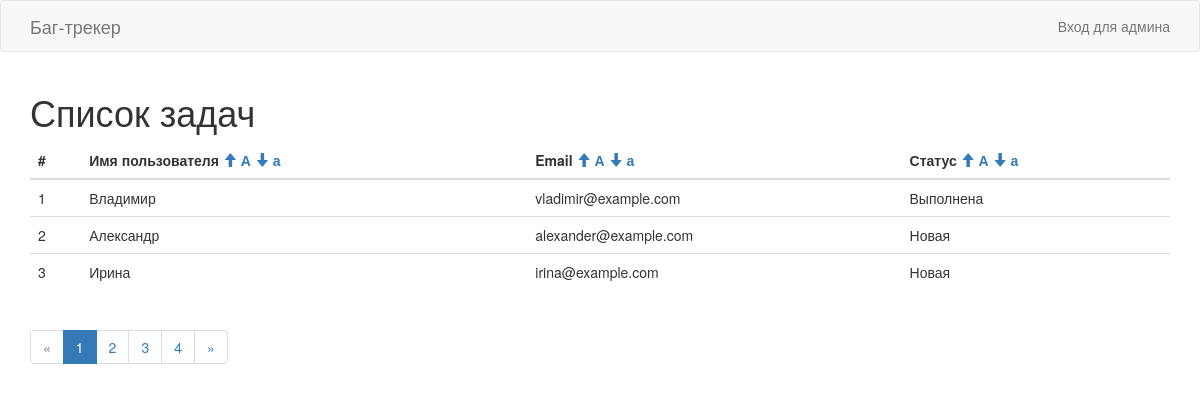
The page / on the database its author committed.
### tables this page shows
CREATE TABLE tasks (
  id INT UNSIGNED NOT NULL AUTO_INCREMENT PRIMARY KEY,
  username VARCHAR(50) NOT NULL,
  email VARCHAR(255) NOT NULL,
  task TEXT NOT NULL,
  image VARCHAR(255),
  status ENUM('finished', 'new') NOT NULL DEFAULT 'new'
) DEFAULT;

### src/Controller/AbstractController.php (called while the page is built, shortened)
<?php
abstract class AbstractController
{
    protected function render($templateName, $params = [])
    {
        \extract($params);
        include dirname(dirname(__FILE__)). DIRECTORY_SEPARATOR . 'views' . DIRECTORY_SEPARATOR . $templateName;
        include dirname(dirname(__FILE__)). DIRECTORY_SEPARATOR . 'views/layouts/main.php';
    }
}

### src/Controller/TasksController.php (called while the page is built, shortened)
<?php
class TasksController extends AbstractController
{
    public function indexAction()
    {
        $title = 'Список задач';
        $page = isset($_GET['page']) ? $_GET['page'] : 1;
        $sort = isset($_GET['sort']) ? $_GET['sort'] : null;
        $taskMapper = Application::getInstance()->task_mapper;
        $totalTasksCount = $taskMapper->getTotalItemsCount();
        $pager = Application::getInstance()->pager_tasks_list;
        $pager->setCurrentPage($page);
        $pager->setTotalCount($totalTasksCount);
        $tasks = $taskMapper->findAllByLimitWithSort($sort, $pager->getPerPage(), $pager->getOffset());
        $this->render('tasks/index.php', [
            'title' => $title,
            'tasks' => $tasks,
            'pager' => $pager,
        ]);
    }
}

### src/Application.php (called while the page is built, shortened)
<?php
class Application
{
    private static $instance;
	private $container;
	private $config;
	public function __construct($config = [])
    {
        $this->config = $config;
    }
    public function run()
    {
        $actionName = $this->router->getAction();
        $controller = new $controllerName();
        if (empty($actionName)) {
            $actionName = $controller->getDefaultAction();
        }
        $controller->{$actionName}();
    }
    public static function getInstance($config = [])
    {
        if (empty(self::$instance)) {
            self::$instance = new self($config);
        }
        return self::$instance;
    }
    private function bootstrap()
    {
        $this->container = new Container();
    }
    private function loadComponents()
    {
        $components = $this->mergeUserComponents();
        foreach ($components as $name => $config) {
            $this->container->{$name} = $this->container->asShared(function ($c) use ($config) {
                $className = $config['class'];
                $props = isset($config['props']) ? $config['props'] : [];
                $dependencies = isset($config['depends']) ? $config['depends'] : [];
                return new $className($props, $dependencies);
            });
        }
    }
    private function mergeUserComponents()
    {
        $userComponents = isset($this->config['components']) ? $this->config['components'] : [];
        $coreComponents = $this->getCoreComponentsList();
        $finalSet = $coreComponents;
        foreach ($userComponents as $name => $componentConfig) {
            if (!isset($finalSet[$name])) {
                $finalSet[$name] = $componentConfig;
                continue;
            }
        }
        return $finalSet;
    }
    private function getCoreComponentsList()
    {
        return [
            'router' => ['class' => \App\Components\Router::class],
        ];
    }
	public function __get($serviceName)
    {
        return $this->container->{$serviceName};
    }
}

### index.php (called while the page is built, shortened)
<?php
spl_autoload_register(function ($class) {
    $srcDir = ROOT_DIR . DIRECTORY_SEPARATOR . 'src';
    $namespaceParts = explode('\\', $class);
});
$config = require ROOT_DIR . DIRECTORY_SEPARATOR . 'config/main.php';
$app = App\Application::getInstance($config);
$app->run();

### src/Helper/Html.php (called while the page is built, shortened)
<?php
class Html
{
    public static function currentUri()
    {
        return parse_url($_SERVER['REQUEST_URI'], PHP_URL_PATH);
    }
    public static function currentUriWithQuery($params = [])
    {
        $uri = self::currentUri();
        $queryString = http_build_query($params);
        return $uri.'?'.$queryString;
    }
}

### src/DI/Container.php (called while the page is built, shortened)
<?php
class Container
{
	protected $values = [];
    public function __set($id, $value)
	{
		$this->values[$id] = $value;
	}
    public function __get($id)
	{
		return is_callable($this->values[$id])
            ? $this->values[$id]($this)
            : $this->values[$id];
	}
    public function asShared($callable)
	{
		return function ($c) use ($callable)
		{
			static $object;
			if (empty($object)) {
				$object = $callable($c);
			}
			return $object;
		};
	}
}

### src/Helper/Pager.php (called while the page is built, shortened)
<?php
class Pager extends AbstractComponent
{
    protected $perPage = 5;
    protected $currentPage;
    protected $totalCount;
    public function setCurrentPage($currentPage)
    {
        $this->currentPage = $currentPage;
    }
    public function getPerPage()
    {
        return $this->perPage;
    }
    public function setTotalCount($totalCount)
    {
        $this->totalCount = $totalCount;
    }
    public function getTotalPages()
    {
        return intval(ceil($this->totalCount/$this->perPage));
    }
    public function getOffset()
    {
        return ($this->currentPage - 1) * $this->perPage;
    }
    public function hasPagination()
    {
        return $this->getTotalPages() > 1;
    }
}

### src/Mapper/TaskMapper.php (called while the page is built, shortened)
<?php
class TaskMapper extends AbstractMapper
{
    public function findAllByLimit($limit = 0, $offset = 0)
    {
        $sql = "SELECT id, username, email, task, status, image
                FROM tasks LIMIT :limit OFFSET :offset";
        $stmt = $this->db->getConn()->prepare($sql);
        $stmt->bindValue(':limit', $limit, \PDO::PARAM_INT);
        $stmt->bindValue(':offset', $offset, \PDO::PARAM_INT);
        $stmt->execute();
        $stmt->setFetchMode(\PDO::FETCH_CLASS, 'App\Entity\Task');
        return $stmt->fetchAll();
    }
    public function findAllByLimitWithSort($sort, $limit = 0, $offset = 0)
    {
        if ($this->wrongSortCondition($sort)) {
            return $this->findAllByLimit($limit, $offset);
        }
        $orderByClause = $this->buildOrderByClause($sort);
        $sql = "SELECT id, username, email, task, status, image
                FROM tasks {$orderByClause} LIMIT :limit OFFSET :offset";
        $stmt = $this->db->getConn()->prepare($sql);
        $stmt->bindValue(':limit', $limit, \PDO::PARAM_INT);
        $stmt->bindValue(':offset', $offset, \PDO::PARAM_INT);
        $stmt->execute();
        $stmt->setFetchMode(\PDO::FETCH_CLASS, 'App\Entity\Task');
        return $stmt->fetchAll();
    }
    public function getTotalItemsCount()
    {
        $sql = "SELECT COUNT(id) FROM tasks";
        $stmt = $this->db->getConn()->prepare($sql);
        $stmt->execute();
        return $stmt->fetchColumn();
    }
    private function wrongSortCondition($sort)
    {
        if (!is_string($sort)) {
            return true;
        }
    }
}

### src/Components/Connection.php (called while the page is built, shortened)
<?php
class Connection extends AbstractComponent
{
    private $conn;
    protected $platform = 'mysql';
    protected $host = '127.0.0.1';
    protected $port = 3306;
    protected $charset = 'utf8';
    protected $user;
    protected $pass;
    protected $dbname;
    public function open()
    {
        if ($this->platform === 'mysql') {
            $this->conn = new \PDO(
                "{$this->platform}:host={$this->host};"
                ."port={$this->port};charset={$this->charset};dbname={$this->dbname}",
                $this->user,
                $this->pass
            );
        } else {
            throw new \Exception("Unknown platform, mayby not implemented yet");
        }
    }
    public function getConn()
    {
        return $this->conn;
    }
}

### src/Entity/Task.php (called while the page is built, shortened)
<?php
class Task
{
    private $username;
    private $email;
    private $status;
    public function getUsername()
    {
        return $this->username;
    }
    public function getEmail()
    {
        return $this->email;
    }
    public function getStatusLabel()
    {
        $labels = $this->getStatusLabels();
        return isset($labels[$this->status]) ? $labels[$this->status] : null;
    }
    private function getStatusLabels()
    {
        return [
            self::STATUS_NEW => 'Новая',
            self::STATUS_FINISHED => 'Выполнена',
        ];
    }
}

### src/views/tasks/index.php (the view, shortened to what this page needs)
<div class="container content">
    <h1>Список задач</h1>
    <?php if (!empty($tasks)): ?>
        <table class="table">
            <thead>
                <tr>
                    <th>#</th>
                    <th>
                        Имя пользователя
                        <a href="<?= Html::currentUriWithQuery(['sort' => 'username_asc']) ?>">
                            <span class="glyphicon glyphicon-arrow-up"></span> А
                        </a>
                        <a href="<?= Html::currentUriWithQuery(['sort' => 'username_desc']) ?>">
                            <span class="glyphicon glyphicon-arrow-down"></span> а
                        </a>
                    </th>
                    <th>
                        Email
                        <a href="<?= Html::currentUriWithQuery(['sort' => 'email_asc']) ?>">
                            <span class="glyphicon glyphicon-arrow-up"></span> А
                        </a>
                        <a href="<?= Html::currentUriWithQuery(['sort' => 'email_desc']) ?>">
                            <span class="glyphicon glyphicon-arrow-down"></span> а
                        </a>
                    </th>
                    <th>
                        Статус
                        <a href="<?= Html::currentUriWithQuery(['sort' => 'status_asc']) ?>">
                            <span class="glyphicon glyphicon-arrow-up"></span> А
                        </a>
                        <a href="<?= Html::currentUriWithQuery(['sort' => 'status_desc']) ?>">
                            <span class="glyphicon glyphicon-arrow-down"></span> а
                        </a>
                    </th>
                </tr>
            </thead>
            <tbody>
                <?php foreach ($tasks as $index => $task): ?>
                    <tr>
                        <td><?= ($pager->getOffset() + $index + 1) ?></td>
                        <td><?= htmlspecialchars($task->getUsername()) ?></td>
                        <td><?= htmlspecialchars($task->getEmail()) ?></td>
                        <td><?= htmlspecialchars($task->getStatusLabel()) ?></td>
                    </tr>
                <?php endforeach ?>
            </tbody>
        </table>
    <?php endif ?>
    <?php if ($pager->hasPagination()): ?>
        <?php include dirname(dirname(__FILE__)).DIRECTORY_SEPARATOR.'pager.php'; ?>
    <?php endif ?>
</div>

### rows shown on the page
tasks: Offset "1", username "Владимир", email "vladimir@example.com", status "Выполнена"
tasks: Offset "2", username "Александр", email "alexander@example.com", status "Новая"
tasks: Offset "3", username "Ирина", email "irina@example.com", status "Новая"
